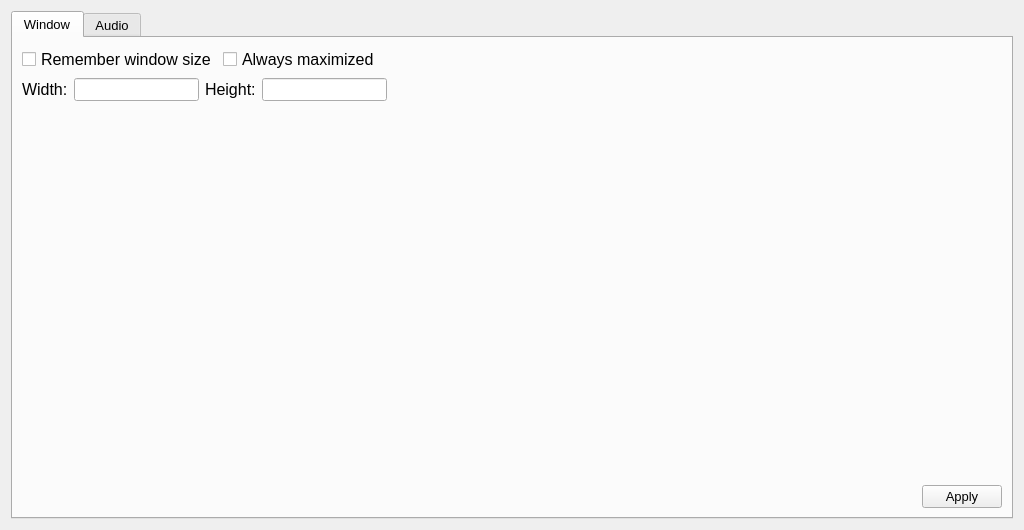
<?xml version="1.0" encoding="UTF-8"?>
<ui version="4.0">
 <class>Settings</class>
 <widget class="QWidget" name="Settings">
  <property name="geometry">
   <rect>
    <x>0</x>
    <y>0</y>
    <width>1024</width>
    <height>530</height>
   </rect>
  </property>
  <property name="windowTitle">
   <string>Settings</string>
  </property>
  <layout class="QGridLayout" name="gridLayout">
   <item row="0" column="0">
    <widget class="QTabWidget" name="tabWidget">
     <property name="font">
      <font>
       <pointsize>10</pointsize>
      </font>
     </property>
     <property name="tabPosition">
      <enum>QTabWidget::TabPosition::North</enum>
     </property>
     <property name="tabShape">
      <enum>QTabWidget::TabShape::Rounded</enum>
     </property>
     <property name="currentIndex">
      <number>0</number>
     </property>
     <property name="elideMode">
      <enum>Qt::TextElideMode::ElideNone</enum>
     </property>
     <widget class="QWidget" name="windowPage">
      <property name="font">
       <font>
        <pointsize>10</pointsize>
       </font>
      </property>
      <attribute name="title">
       <string>Window</string>
      </attribute>
      <layout class="QGridLayout" name="gridLayout_2" rowstretch="0,1,0">
       <item row="2" column="0">
        <layout class="QHBoxLayout" name="horizontalLayout_2">
         <item>
          <spacer name="horizontalSpacer_2">
           <property name="orientation">
            <enum>Qt::Orientation::Horizontal</enum>
           </property>
           <property name="sizeHint" stdset="0">
            <size>
             <width>40</width>
             <height>20</height>
            </size>
           </property>
          </spacer>
         </item>
         <item>
          <widget class="QPushButton" name="applyWindowSettingsButton">
           <property name="text">
            <string>Apply</string>
           </property>
          </widget>
         </item>
        </layout>
       </item>
       <item row="0" column="0">
        <layout class="QVBoxLayout" name="verticalLayout">
         <item>
          <layout class="QHBoxLayout" name="horizontalLayout_6">
           <item>
            <widget class="QCheckBox" name="rememberWindowSizeCheckBox">
             <property name="font">
              <font>
               <pointsize>12</pointsize>
              </font>
             </property>
             <property name="text">
              <string>Remember window size</string>
             </property>
            </widget>
           </item>
           <item>
            <widget class="QCheckBox" name="alwaysMaximizedCheckBox">
             <property name="font">
              <font>
               <pointsize>12</pointsize>
              </font>
             </property>
             <property name="text">
              <string>Always maximized</string>
             </property>
            </widget>
           </item>
           <item>
            <spacer name="horizontalSpacer_5">
             <property name="orientation">
              <enum>Qt::Orientation::Horizontal</enum>
             </property>
             <property name="sizeHint" stdset="0">
              <size>
               <width>40</width>
               <height>20</height>
              </size>
             </property>
            </spacer>
           </item>
          </layout>
         </item>
         <item>
          <layout class="QHBoxLayout" name="horizontalLayout" stretch="0,0,0,0,1">
           <item>
            <widget class="QLabel" name="widthLabel">
             <property name="font">
              <font>
               <pointsize>12</pointsize>
              </font>
             </property>
             <property name="text">
              <string>Width:</string>
             </property>
            </widget>
           </item>
           <item>
            <widget class="QLineEdit" name="widthEdit"/>
           </item>
           <item>
            <widget class="QLabel" name="heightLabel">
             <property name="font">
              <font>
               <pointsize>12</pointsize>
              </font>
             </property>
             <property name="text">
              <string>Height:</string>
             </property>
            </widget>
           </item>
           <item>
            <widget class="QLineEdit" name="heightEdit"/>
           </item>
           <item>
            <spacer name="horizontalSpacer">
             <property name="orientation">
              <enum>Qt::Orientation::Horizontal</enum>
             </property>
             <property name="sizeHint" stdset="0">
              <size>
               <width>40</width>
               <height>20</height>
              </size>
             </property>
            </spacer>
           </item>
          </layout>
         </item>
        </layout>
       </item>
       <item row="1" column="0">
        <spacer name="verticalSpacer">
         <property name="orientation">
          <enum>Qt::Orientation::Vertical</enum>
         </property>
         <property name="sizeHint" stdset="0">
          <size>
           <width>20</width>
           <height>40</height>
          </size>
         </property>
        </spacer>
       </item>
      </layout>
     </widget>
     <widget class="QWidget" name="audioPage">
      <attribute name="title">
       <string>Audio</string>
      </attribute>
      <layout class="QGridLayout" name="gridLayout_3">
       <item row="1" column="0">
        <spacer name="verticalSpacer_2">
         <property name="orientation">
          <enum>Qt::Orientation::Vertical</enum>
         </property>
         <property name="sizeHint" stdset="0">
          <size>
           <width>20</width>
           <height>40</height>
          </size>
         </property>
        </spacer>
       </item>
       <item row="0" column="0">
        <layout class="QVBoxLayout" name="verticalLayout_2">
         <item>
          <widget class="QCheckBox" name="rememberVolumeLevelCheckBox">
           <property name="font">
            <font>
             <pointsize>12</pointsize>
            </font>
           </property>
           <property name="text">
            <string>Remember audio volume level</string>
           </property>
          </widget>
         </item>
         <item>
          <layout class="QHBoxLayout" name="horizontalLayout_3" stretch="0,0,1">
           <item>
            <widget class="QLabel" name="volumeLevelLabel">
             <property name="font">
              <font>
               <pointsize>12</pointsize>
              </font>
             </property>
             <property name="text">
              <string>Volume level:</string>
             </property>
            </widget>
           </item>
           <item>
            <widget class="QLineEdit" name="volumeLevelEdit"/>
           </item>
           <item>
            <spacer name="horizontalSpacer_4">
             <property name="orientation">
              <enum>Qt::Orientation::Horizontal</enum>
             </property>
             <property name="sizeHint" stdset="0">
              <size>
               <width>40</width>
               <height>20</height>
              </size>
             </property>
            </spacer>
           </item>
          </layout>
         </item>
        </layout>
       </item>
       <item row="2" column="0">
        <layout class="QHBoxLayout" name="horizontalLayout_4">
         <item>
          <spacer name="horizontalSpacer_3">
           <property name="orientation">
            <enum>Qt::Orientation::Horizontal</enum>
           </property>
           <property name="sizeHint" stdset="0">
            <size>
             <width>40</width>
             <height>20</height>
            </size>
           </property>
          </spacer>
         </item>
         <item>
          <widget class="QPushButton" name="applyAudioSettingsButton">
           <property name="text">
            <string>Apply</string>
           </property>
          </widget>
         </item>
        </layout>
       </item>
      </layout>
     </widget>
    </widget>
   </item>
  </layout>
 </widget>
 <resources/>
 <connections/>
</ui>
